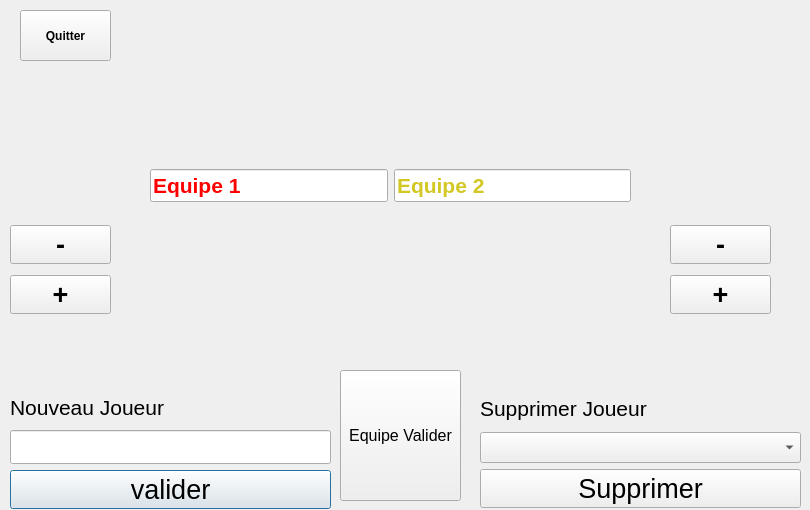
<?xml version="1.0" encoding="UTF-8"?>
<ui version="4.0">
 <class>Equipe</class>
 <widget class="QDialog" name="Equipe">
  <property name="geometry">
   <rect>
    <x>0</x>
    <y>0</y>
    <width>810</width>
    <height>510</height>
   </rect>
  </property>
  <property name="font">
   <font>
    <bold>true</bold>
   </font>
  </property>
  <property name="windowTitle">
   <string>Dialog</string>
  </property>
  <widget class="QWidget" name="gridLayoutWidget">
   <property name="geometry">
    <rect>
     <x>150</x>
     <y>30</y>
     <width>481</width>
     <height>311</height>
    </rect>
   </property>
   <layout class="QGridLayout" name="gridLayout">
    <item row="0" column="1">
     <layout class="QVBoxLayout" name="lay_equipe2">
      <item>
       <widget class="QLineEdit" name="Equipe_2">
        <property name="font">
         <font>
          <pointsize>16</pointsize>
          <bold>true</bold>
         </font>
        </property>
        <property name="styleSheet">
         <string notr="true">color: rgb(211, 199, 36);
</string>
        </property>
        <property name="text">
         <string>Equipe 2</string>
        </property>
       </widget>
      </item>
     </layout>
    </item>
    <item row="0" column="0">
     <layout class="QVBoxLayout" name="lay_equipe1">
      <item>
       <widget class="QLineEdit" name="Equipe_1">
        <property name="font">
         <font>
          <pointsize>16</pointsize>
          <bold>true</bold>
         </font>
        </property>
        <property name="styleSheet">
         <string notr="true">color: rgb(255, 0, 0);</string>
        </property>
        <property name="text">
         <string>Equipe 1</string>
        </property>
       </widget>
      </item>
     </layout>
    </item>
   </layout>
  </widget>
  <widget class="QWidget" name="verticalLayoutWidget">
   <property name="geometry">
    <rect>
     <x>10</x>
     <y>390</y>
     <width>321</width>
     <height>119</height>
    </rect>
   </property>
   <property name="font">
    <font>
     <bold>false</bold>
    </font>
   </property>
   <layout class="QVBoxLayout" name="verticalLayout">
    <item>
     <widget class="QLabel" name="label">
      <property name="font">
       <font>
        <pointsize>16</pointsize>
        <bold>false</bold>
       </font>
      </property>
      <property name="text">
       <string>Nouveau Joueur</string>
      </property>
     </widget>
    </item>
    <item>
     <widget class="QLineEdit" name="ligne_nouveau_joueur">
      <property name="sizePolicy">
       <sizepolicy hsizetype="Expanding" vsizetype="Preferred">
        <horstretch>0</horstretch>
        <verstretch>0</verstretch>
       </sizepolicy>
      </property>
      <property name="font">
       <font>
        <pointsize>14</pointsize>
        <bold>false</bold>
       </font>
      </property>
     </widget>
    </item>
    <item>
     <widget class="QPushButton" name="Valider">
      <property name="font">
       <font>
        <pointsize>20</pointsize>
        <bold>false</bold>
       </font>
      </property>
      <property name="text">
       <string>valider</string>
      </property>
     </widget>
    </item>
   </layout>
  </widget>
  <widget class="QWidget" name="verticalLayoutWidget_2">
   <property name="geometry">
    <rect>
     <x>480</x>
     <y>390</y>
     <width>321</width>
     <height>118</height>
    </rect>
   </property>
   <property name="font">
    <font>
     <bold>false</bold>
    </font>
   </property>
   <layout class="QVBoxLayout" name="verticalLayout_2">
    <item>
     <widget class="QLabel" name="label_2">
      <property name="font">
       <font>
        <pointsize>16</pointsize>
        <bold>false</bold>
       </font>
      </property>
      <property name="text">
       <string>Supprimer Joueur</string>
      </property>
     </widget>
    </item>
    <item>
     <widget class="QComboBox" name="combo_sup">
      <property name="font">
       <font>
        <pointsize>14</pointsize>
        <bold>false</bold>
       </font>
      </property>
     </widget>
    </item>
    <item>
     <widget class="QPushButton" name="Supprimer">
      <property name="font">
       <font>
        <pointsize>20</pointsize>
        <bold>false</bold>
       </font>
      </property>
      <property name="text">
       <string>Supprimer</string>
      </property>
     </widget>
    </item>
   </layout>
  </widget>
  <widget class="QPushButton" name="Bouton_Valider">
   <property name="geometry">
    <rect>
     <x>340</x>
     <y>370</y>
     <width>121</width>
     <height>131</height>
    </rect>
   </property>
   <property name="font">
    <font>
     <pointsize>12</pointsize>
     <bold>false</bold>
    </font>
   </property>
   <property name="styleSheet">
    <string notr="true"/>
   </property>
   <property name="text">
    <string>Equipe Valider</string>
   </property>
  </widget>
  <widget class="QWidget" name="verticalLayoutWidget_3">
   <property name="geometry">
    <rect>
     <x>10</x>
     <y>220</y>
     <width>101</width>
     <height>101</height>
    </rect>
   </property>
   <layout class="QVBoxLayout" name="verticalLayout_3">
    <item>
     <widget class="QPushButton" name="MOINS_1">
      <property name="font">
       <font>
        <pointsize>20</pointsize>
        <bold>true</bold>
       </font>
      </property>
      <property name="text">
       <string>-</string>
      </property>
     </widget>
    </item>
    <item>
     <widget class="QPushButton" name="PLUS_1">
      <property name="font">
       <font>
        <pointsize>20</pointsize>
        <bold>true</bold>
       </font>
      </property>
      <property name="text">
       <string>+</string>
      </property>
     </widget>
    </item>
   </layout>
  </widget>
  <widget class="QWidget" name="verticalLayoutWidget_4">
   <property name="geometry">
    <rect>
     <x>670</x>
     <y>220</y>
     <width>101</width>
     <height>101</height>
    </rect>
   </property>
   <layout class="QVBoxLayout" name="verticalLayout_4">
    <item>
     <widget class="QPushButton" name="MOINS_2">
      <property name="font">
       <font>
        <pointsize>20</pointsize>
        <bold>true</bold>
       </font>
      </property>
      <property name="text">
       <string>-</string>
      </property>
     </widget>
    </item>
    <item>
     <widget class="QPushButton" name="PLUS_2">
      <property name="font">
       <font>
        <pointsize>20</pointsize>
        <bold>true</bold>
       </font>
      </property>
      <property name="text">
       <string>+</string>
      </property>
     </widget>
    </item>
   </layout>
  </widget>
  <widget class="QPushButton" name="quitter_equipe">
   <property name="geometry">
    <rect>
     <x>20</x>
     <y>10</y>
     <width>91</width>
     <height>51</height>
    </rect>
   </property>
   <property name="text">
    <string>Quitter</string>
   </property>
  </widget>
 </widget>
 <resources/>
 <connections/>
</ui>
